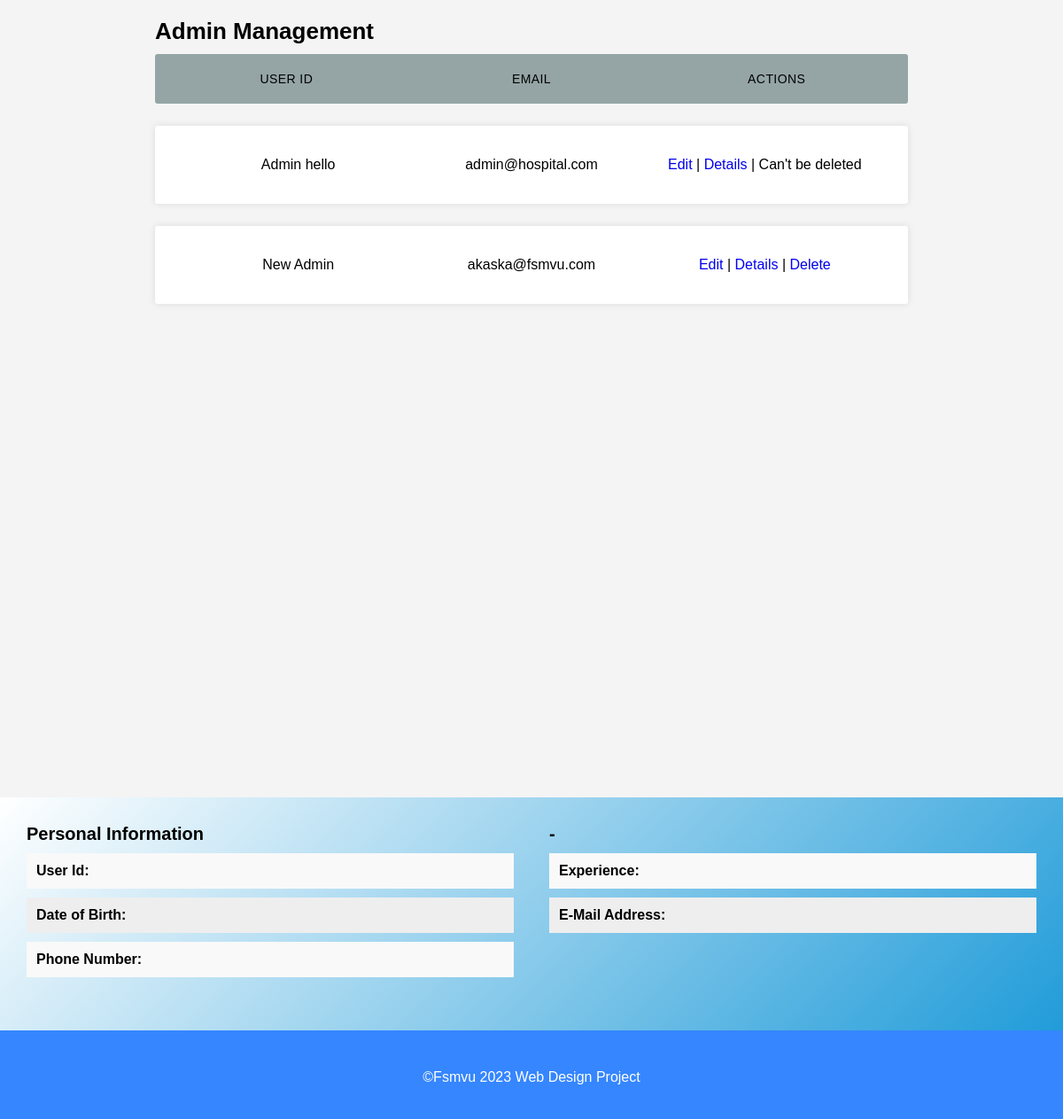
The page /Admins/ on the database its author committed.
### administrator/models.py (models this page shows, shortened)
class Administrator(models.Model):
    ID = models.BigAutoField(primary_key=True)
    User = models.ForeignKey(settings.AUTH_USER_MODEL,on_delete=models.CASCADE,blank=True, null=True)
    DateOfBirth = models.DateField(verbose_name="Date of Birth")
    Gender = models.CharField(max_length=1, choices=GENDER_CHOICES,verbose_name="Gender")
    Phone = models.CharField(max_length=11,verbose_name="Phone")
    IsVisible = models.BooleanField(default=True)
    class Meta:
        db_table = "administrator"

### administrator/views.py (the view)
# urls.py: path('',views.home,name=""),
def home(request):
    context ={}
    context["dataset"] = Administrator.objects.filter(IsVisible=True)
    return render(request, "administrator/home.html", context)

### administrator/templates/administrator/home.html (shortened to what this page needs)
{% extends 'management_base.html' %}
{% load static %}
{% block content %}
  <section id="doktor-yonetimi">
    <div class="container">
      <h2 style="display:inline">Admin Management</h2>
      <div class="bosluk"></div>
      {% if dataset.count == 0 %}
        <p>No record</p>
      {% else %}
        <ul class="responsive-table">
          <li class="table-header">
            <div class="col col-1">User ID</div>
            <div class="col col-2">Email</div>
            <div class="col col-4">Actions</div>
          </li>
          {% for data in dataset %}
            <li class="table-row">
              <div class="col col-1" data-label="User ID">{{ data.User.first_name }} {{ data.User.last_name }}</div>
              <div class="col col-2" data-label="Admin Name">{{ data.User.email }}</div>
              <div class="col col-4" data-label="Operation">
                <a href="/Admins/Edit/{{ data.ID }}">Edit</a> |
                <a class="getDetails" href="/Admins/Details/{{ data.ID }}/">Details</a>
                |{% if data.ID != 1 %}
                  <a class="delete" href="/Admins/Delete/{{ data.ID }}/">Delete</a>
                {% else %}
                  Can't be deleted
                {% endif %}
              </div>
            </li>
          {% endfor %}
        </ul>
      {% endif %}
    </div>
  </section>
  <div id="ex1" class="modal" style="max-width:initial">
    <section id="ozel-sayfa" style="padding:0;margin-bottom:0">
      <div class="container" style="max-width:initial">
        <div class="kisisel-bilgiler">
          <h3>Personal Information</h3>
          <ul>
            <li class="adminUserId">
              <span>User Id:</span>
            </li>
            <li class="adminDoB">
              <span>Date of Birth:</span>
            </li>
            <li class="adminNumber">
              <span>Phone Number:</span>
            </li>
          </ul>
        </div>
        <div class="hesap-bilgileri">
          <h3>-</h3>
          <ul>
            <li class="adminGender">
              <span>Experience:</span>
            </li>
            <li class="adminEmail">
              <span>E-Mail Address:</span>
            </li>
          </ul>
        </div>
      </div>
    </section>
  </div>
{% endblock %}

### static/css/page-style.css (style rules this page uses)
html { height: 100%; }
body { font-family: Arial, sans-serif; margin: 0; padding: 0; background-color: #f4f4f4; height: 100%; }
section { padding: 20px; margin-bottom: 100px; min-height: 100%; }
a { text-decoration: none; }
.container { max-width: 75%; margin-left: auto; margin-right: auto; padding-left: 10px; padding-right: 10px; }
.bosluk { height: 10px; }
* { margin: 0; padding: 0; box-sizing: border-box; font-family: "Poppins", sans-serif; }

### rows shown on the page
Administrator: User.first_name "Admin", User.last_name "hello", User.email "admin@hospital.com", shows "Can't be deleted"
Administrator: User.first_name "New", User.last_name "Admin", User.email "akaska@fsmvu.com"
